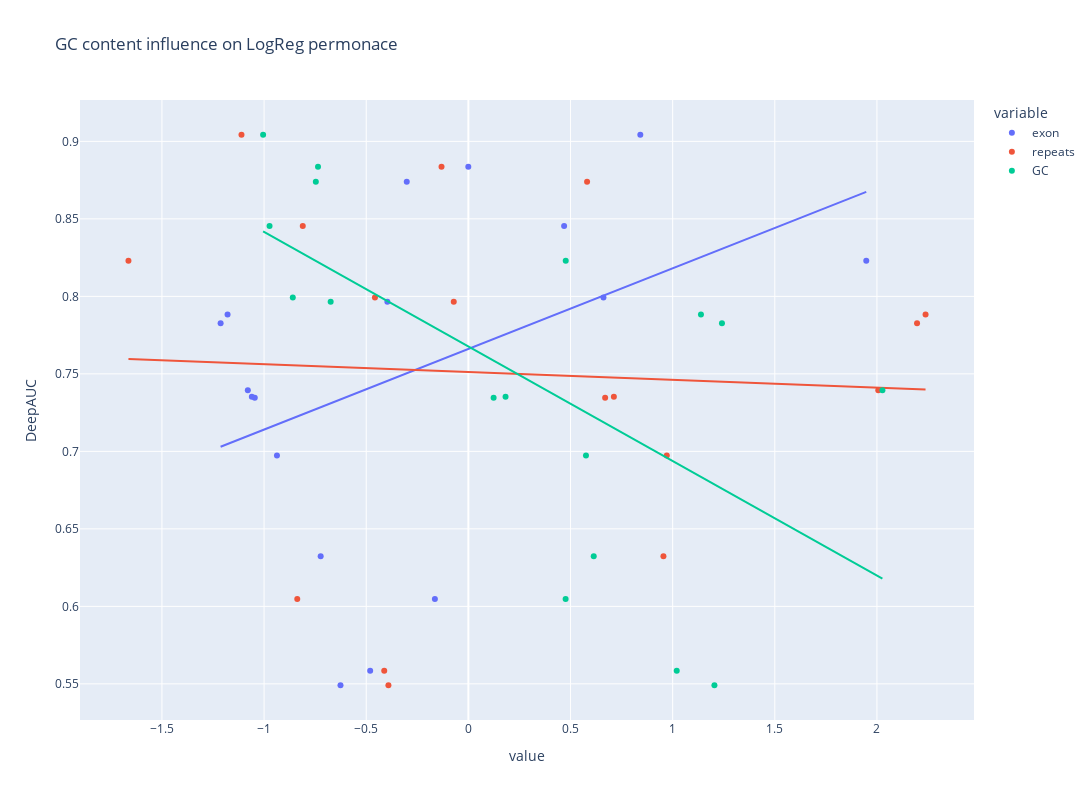

The code cell stored with this chart in its notebook:
### Code cell
fig = px.scatter(good_performance, 
                 x=[good_performance.exon, good_performance.repeats, good_performance.GC],  
                 y=good_performance.DeepAUC, 
                 #color="DataType", 
                 hover_name="Name",
                 labels={"x": "Absolute Delta GC"},
                 title="GC content influence on LogReg permonace",
                 trendline="ols",
                 width=1400, height=800)
fig.show()

### Figure 1 — Plotly figure (JSON) as saved in the notebook; plotly's stock layout.template omitted (floating-point values rounded to 4 significant figures)
{"data": [{"hovertemplate": "<b>%{hovertext}</b><br><br>variable=exon<br>value=%{x}<br>DeepAUC=%{y}<extra></extra>", "hovertext": ["CLIPSEQ_AGO2", "CLIPSEQ_SFRS1", "CLIPSEQ_elF4AIII_1", "CLIPSEQ_elF4AIII_2", "HITSCLIP_AGO_binding_clusters", "HITSCLIP_AGO_binding_clusters_2", "ICLIP_TDP43", "PARCLIP_AGO1234", "PARCLIP_AGOMNASE", "PARCLIP_ELAVL1A", "PARCLIP_ELAVL1MNASE", "PARCLIP_EWSR1", "PARCLIP_FUS", "PARCLIP_FUS_mut", "PARCLIP_IGF2BP123", "PARCLIP_QKI", "PARCLIP_TAF15"], "legendgroup": "exon", "marker": {"color": "#636efa", "symbol": "circle"}, "mode": "markers", "name": "exon", "orientation": "v", "showlegend": true, "type": "scatter", "x": [-0.1639, -1.08, -1.179, -1.213, -1.046, -1.06, 1.948, -0.937, -0.4806, 0.6612, -0.626, -0.3965, 0.4686, -0.3016, -0.723, 0.8417, -0.000352], "xaxis": "x", "y": [0.6048, 0.7395, 0.7883, 0.7826, 0.7347, 0.7352, 0.823, 0.6974, 0.5584, 0.7992, 0.5491, 0.7966, 0.8455, 0.874, 0.6324, 0.9043, 0.8837], "yaxis": "y"}, {"hovertemplate": "<b>OLS trendline</b><br>DeepAUC = 0.0520279 * value + 0.766085<br>R<sup>2</sup>=0.168288<br><br>variable=exon<br>value=%{x}<br>DeepAUC=%{y} <b>(trend)</b><extra></extra>", "legendgroup": "exon", "marker": {"color": "#636efa", "symbol": "circle"}, "mode": "lines", "name": "exon", "showlegend": false, "type": "scatter", "x": [-1.213, -1.179, -1.08, -1.06, -1.046, -0.937, -0.723, -0.626, -0.4806, -0.3965, -0.3016, -0.1639, -0.000352, 0.4686, 0.6612, 0.8417, 1.948], "xaxis": "x", "y": [0.703, 0.7048, 0.7099, 0.7109, 0.7117, 0.7173, 0.7285, 0.7335, 0.7411, 0.7455, 0.7504, 0.7576, 0.7661, 0.7905, 0.8005, 0.8099, 0.8674], "yaxis": "y"}, {"hovertemplate": "<b>%{hovertext}</b><br><br>variable=repeats<br>value=%{x}<br>DeepAUC=%{y}<extra></extra>", "hovertext": ["CLIPSEQ_AGO2", "CLIPSEQ_SFRS1", "CLIPSEQ_elF4AIII_1", "CLIPSEQ_elF4AIII_2", "HITSCLIP_AGO_binding_clusters", "HITSCLIP_AGO_binding_clusters_2", "ICLIP_TDP43", "PARCLIP_AGO1234", "PARCLIP_AGOMNASE", "PARCLIP_ELAVL1A", "PARCLIP_ELAVL1MNASE", "PARCLIP_EWSR1", "PARCLIP_FUS", "PARCLIP_FUS_mut", "PARCLIP_IGF2BP123", "PARCLIP_QKI", "PARCLIP_TAF15"], "legendgroup": "repeats", "marker": {"color": "#EF553B", "symbol": "circle"}, "mode": "markers", "name": "repeats", "orientation": "v", "showlegend": true, "type": "scatter", "x": [-0.8376, 2.006, 2.238, 2.196, 0.6695, 0.7122, -1.664, 0.9711, -0.4119, -0.4574, -0.3914, -0.07153, -0.8106, 0.5811, 0.9549, -1.111, -0.1314], "xaxis": "x", "y": [0.6048, 0.7395, 0.7883, 0.7826, 0.7347, 0.7352, 0.823, 0.6974, 0.5584, 0.7992, 0.5491, 0.7966, 0.8455, 0.874, 0.6324, 0.9043, 0.8837], "yaxis": "y"}, {"hovertemplate": "<b>OLS trendline</b><br>DeepAUC = -0.00505282 * value + 0.751227<br>R<sup>2</sup>=0.002865<br><br>variable=repeats<br>value=%{x}<br>DeepAUC=%{y} <b>(trend)</b><extra></extra>", "legendgroup": "repeats", "marker": {"color": "#EF553B", "symbol": "circle"}, "mode": "lines", "name": "repeats", "showlegend": false, "type": "scatter", "x": [-1.664, -1.111, -0.8376, -0.8106, -0.4574, -0.4119, -0.3914, -0.1314, -0.07153, 0.5811, 0.6695, 0.7122, 0.9549, 0.9711, 2.006, 2.196, 2.238], "xaxis": "x", "y": [0.7596, 0.7568, 0.7555, 0.7553, 0.7535, 0.7533, 0.7532, 0.7519, 0.7516, 0.7483, 0.7478, 0.7476, 0.7464, 0.7463, 0.7411, 0.7401, 0.7399], "yaxis": "y"}, {"hovertemplate": "<b>%{hovertext}</b><br><br>variable=GC<br>value=%{x}<br>DeepAUC=%{y}<extra></extra>", "hovertext": ["CLIPSEQ_AGO2", "CLIPSEQ_SFRS1", "CLIPSEQ_elF4AIII_1", "CLIPSEQ_elF4AIII_2", "HITSCLIP_AGO_binding_clusters", "HITSCLIP_AGO_binding_clusters_2", "ICLIP_TDP43", "PARCLIP_AGO1234", "PARCLIP_AGOMNASE", "PARCLIP_ELAVL1A", "PARCLIP_ELAVL1MNASE", "PARCLIP_EWSR1", "PARCLIP_FUS", "PARCLIP_FUS_mut", "PARCLIP_IGF2BP123", "PARCLIP_QKI", "PARCLIP_TAF15"], "legendgroup": "GC", "marker": {"color": "#00cc96", "symbol": "circle"}, "mode": "markers", "name": "GC", "orientation": "v", "showlegend": true, "type": "scatter", "x": [0.476, 2.027, 1.139, 1.241, 0.1236, 0.182, 0.4766, 0.5757, 1.02, -0.8595, 1.204, -0.6741, -0.9733, -0.7467, 0.6136, -1.005, -0.736], "xaxis": "x", "y": [0.6048, 0.7395, 0.7883, 0.7826, 0.7347, 0.7352, 0.823, 0.6974, 0.5584, 0.7992, 0.5491, 0.7966, 0.8455, 0.874, 0.6324, 0.9043, 0.8837], "yaxis": "y"}, {"hovertemplate": "<b>OLS trendline</b><br>DeepAUC = -0.0739034 * value + 0.767661<br>R<sup>2</sup>=0.391871<br><br>variable=GC<br>value=%{x}<br>DeepAUC=%{y} <b>(trend)</b><extra></extra>", "legendgroup": "GC", "marker": {"color": "#00cc96", "symbol": "circle"}, "mode": "lines", "name": "GC", "showlegend": false, "type": "scatter", "x": [-1.005, -0.9733, -0.8595, -0.7467, -0.736, -0.6741, 0.1236, 0.182, 0.476, 0.4766, 0.5757, 0.6136, 1.02, 1.139, 1.204, 1.241, 2.027], "xaxis": "x", "y": [0.8419, 0.8396, 0.8312, 0.8228, 0.8221, 0.8175, 0.7585, 0.7542, 0.7325, 0.7324, 0.7251, 0.7223, 0.6923, 0.6835, 0.6786, 0.6759, 0.6179], "yaxis": "y"}], "layout": {"height": 800, "legend": {"title": {"text": "variable"}, "tracegroupgap": 0}, "title": {"text": "GC content influence on LogReg permonace"}, "width": 1400, "xaxis": {"anchor": "y", "domain": [0, 1], "title": {"text": "value"}}, "yaxis": {"anchor": "x", "domain": [0, 1], "title": {"text": "DeepAUC"}}}}
